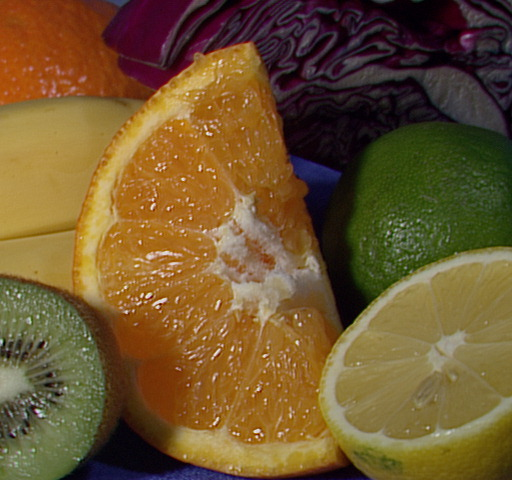
//> input picture original 900_opencv/DisplayImage/fruits.jpg, 512 x 480 px, given in place of the camera
$ ./colorTracking   (built with g++ and OpenCV 4)
//> lines starting //> are read from the running program, lines starting //| are printed output that depends on the picture; after the words box and inside, x2 and y2 are one past the last pixel; in counts of white or black regions, pixels touching at a corner belong together
#include <iostream>
#include <vector>
#include<stdio.h>

#include <opencv2/imgproc/imgproc.hpp>
#include <opencv2/highgui/highgui.hpp>
#include <opencv2/opencv.hpp>

using namespace cv;
using namespace std;

char mouseController[] = "Raw Video";
char objWindow[] = "Object Window";
char scribbleWindow[] = "Scribble Window";
char resultWindow[] = "Mouse Controller";
int main() {
 static int posX, posY, lastX, lastY; //To hold the X and Y position of tracking color object
 int i, j;

  Mat rgbCameraFrames; //Matrix to hold Raw frames from Webcam in RGB color space
 Mat colorTrackingFrames; //Matrix to hold color filtered Frames in GRAY color space
 Mat resutantFrame; //Matrix to add RAW and user scribble Frames

  VideoCapture capture(0); //Used to access the default camera in your machine

  namedWindow(mouseController, CV_WINDOW_AUTOSIZE); //Can be used to change the window properties

  CvMoments colorMoment; //Structure to hold moments information and their order
 capture >> rgbCameraFrames; //Simply by overloading the operator we copy the Camera frames to our rgbCameraFrames object
//> rgbCameraFrames is the input picture: 480 rows x 512 cols, CV_8UC3; mean B, G, R 46.2, 85.6, 110.8
 assert(rgbCameraFrames.type() == CV_8UC3);
 //Checking whether the color space is in RGB space

  Mat *scribbleFrame = new Mat(rgbCameraFrames.rows, rgbCameraFrames.cols,
   CV_8UC3); //A matrix to hold the user scribble on the screen

  while (1) {
  capture >> rgbCameraFrames; //Each frames is copied to our rgbCameraFrames object

   GaussianBlur(rgbCameraFrames, colorTrackingFrames, Size(11, 11), 0, 0); //Just a filter to reduce the noise
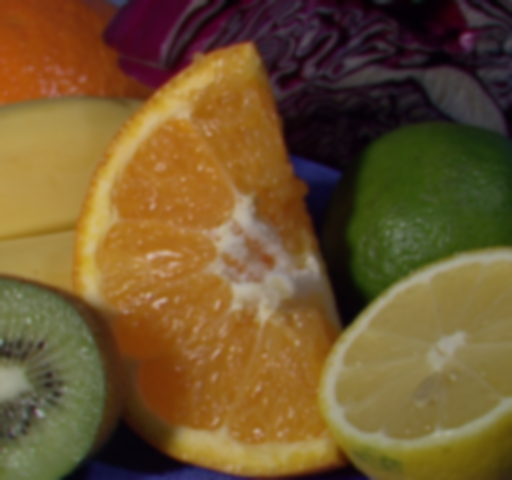
//> colorTrackingFrames: 480 rows x 512 cols, CV_8UC3; mean B, G, R 46.2, 85.6, 110.8
//           B  G  R     B   G    R
  inRange(colorTrackingFrames, Scalar(0, 0, 115), Scalar(50, 50, 255),// Adjust the scalar values for different color
    colorTrackingFrames); //We make RED color pixels to white and other colors to black
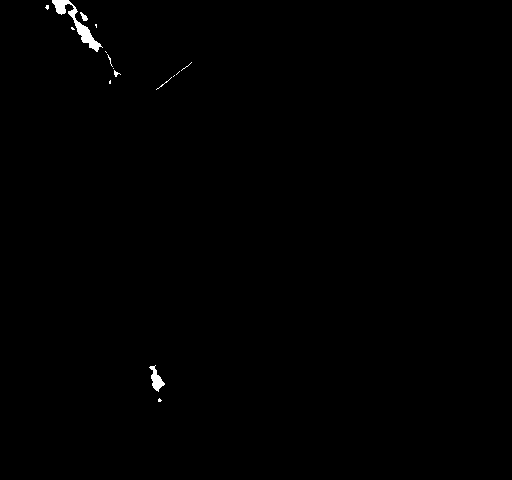
//> colorTrackingFrames: 480 rows x 512 cols, CV_8UC1; 0.37% white; 16 white regions (12 under 20 px), largest, box (x1, y1, x2, y2) and area: (52, 0, 103, 52) 566, (149, 365, 165, 392) 190, (80, 12, 88, 21) 38, (114, 70, 121, 77) 22

   colorMoment = moments(colorTrackingFrames); //We give the binary converted frames for calculating the moments
  double moment10 = cvGetSpatialMoment(&colorMoment, 1, 0); //Sum of X coordinates of all white pixels
//> moment10 = 23322045
  double moment01 = cvGetSpatialMoment(&colorMoment, 0, 1); //Sum of Y coordinates of all white pixels
//> moment01 = 24710520
  double area = cvGetCentralMoment(&colorMoment, 0, 0); //Sum of all white color pixels
//> area = 233835
  printf("1. x-Axis moments %f  y-Axis moments %f  Area of the moment  %f\n",
    moment10, moment01, area);
//| 1. x-Axis moments 23322045.000000  y-Axis moments 24710520.000000  Area of the moment  233835.000000
  printf("2. x movement %f  y movement %f \n\n", moment10 / area,
    moment01 / area);
//| 2. x movement 99.737186  y movement 105.675027
//  From terminal :
//  1. x-Axis moments 760645620.000000  y-Axis moments 631169625.000000  Area of the moment  1994355.000000
//  2. x movement 381.399310  y movement 316.478072

   lastX = posX;
  lastY = posY;

   posX = (moment10 / area);
//> posX = 99
  posY = moment01 / area; //Simple logic which you can understand
//> posY = 105

   if (posX > 0 && posY > 0 && lastX > 0 && lastY >> 0) {
   line(*scribbleFrame, cvPoint(posX, posY), cvPoint(lastX, lastY),
     cvScalar(0, 255, 255), 1); //To draw a continuous stretch of lines
   line(rgbCameraFrames, cvPoint(posX, posY), cvPoint(lastX, lastY),
     cvScalar(0, 255, 255), 5); //To draw a yello point on the center of the colored object
              //cvPoint is used to create a Point data type which holds the pixel location
  }

   imshow(scribbleWindow, *scribbleFrame);
  imshow(mouseController, rgbCameraFrames);
  imshow(objWindow, colorTrackingFrames);
  add(rgbCameraFrames, *scribbleFrame, resutantFrame); //Add two Matrix of the same size
  imshow(resultWindow, resutantFrame);
  waitKey(1); // OpenCV way of adding a delay, generally used to get a Key info.
 }

  return 0;
}
